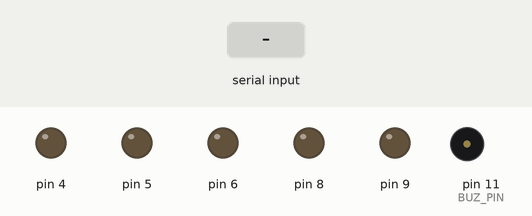
A sketch run on a simulated Arduino Uno, built with avr-gcc and run on an emulated ATmega328P. Shown: output pins drawn as LEDs (lit = HIGH), buzzer (waves = sounding). Inputs (shaded band) come from the test bench. What the sketch prints to the serial monitor is not drawn.

Above: at 1.2 s.
1.3 s: "1\n" received over Serial
Timing chart, 0 to 4.3 s (numbered marks = the images above; inputs shaded):
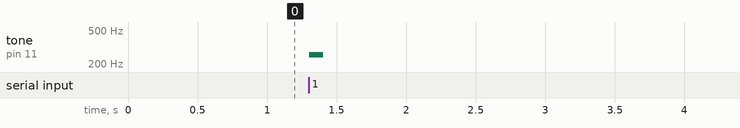

The sketch:

week3_Buzzer_Remote.ino
```cpp
// 실습 3주차 1번
// 부저 리모컨 만들기
// 시리얼 모니터에 숫자 입력 해당 동작을 한다. Serial.parseInt()사용
// 1 - 도 출력, 시리얼 모니터에 "BUZZER ON" 출력, 1을 다시 입력 "BUZZER OFF"만 출력
// 2 - 한 음을 높여 한 번 출력.
// 3 - 한 음을 낮춰 한 번 출력.
// 4 - 박자를 2배 증가 후 한번 출력. (최댓값 800)
// 5 - 박자를 2배 감소 후 한번 출력. (최솟값 200)
// 1을 제외한 동작은 부저가 "ON"상태일 때만 작동

#define BUZ_PIN 11 //- 부저 연결 핀 선언
#define DO 256	   //- 4옥타브 기준의 피아노 음계
#define RE 288
#define MI 320
#define FA 341
#define SO 384
#define LA 427
#define TI 480
#define DELAY 300
int num = 0;							   // buz on&off 조절 변수
int level = 0;							   // 음계 레벨 조절 변수
int c = 200;							   // 박자 초기값
int dore[] = {DO, RE, MI, FA, SO, LA, TI}; // 음계 배열

void setup()
{
	Serial.begin(9600); // 시리얼통신 시작
	// pinMode(pinNum, mode) : 해당 핀을 입력으로 사용할지 출력으로 사용할지 설정
	pinMode(9, OUTPUT);
	pinMode(8, OUTPUT);
	pinMode(6, OUTPUT);
	pinMode(5, OUTPUT);
	pinMode(4, OUTPUT);
}

void loop()
{
	if (Serial.available())
	{ // 데이터 존재 여부 확인

		int val = Serial.parseInt(); // 입력받은 값중 "정수값"만 읽어와서 val 변수에 저장

		if (val == 1 && num == 0)
		{ // num == 0을 받는 이유 : 1을 다시 입력했을때 종료조건을 만들어주기위해
			Serial.print("BUZZER ON\n");
			tone(BUZ_PIN, DO, 100);
			delay(100);
			num++; // 1을 처음에 입력하고 끝날때 num에 값을 1 더해주면서 num != 0 으로 만들어주기
		}
		else if (val == 1 && num == 1)
		{
			Serial.print("BUZZER OFF\n");
			num--; // num에 1을 빼주면서 시작조건으로 만들어주기
		}

		if (num == 1)
		{ // 마지막 조건인 "1을 제외한 동작은 부저가 "ON" 상태일때만 작동한다를 만족시켜주기 위해

			if (val == 2)
			{
				level++;						 // tone앞에 쓴 이유 : 2번 조건인 이전음보다 한 음 높여 출력하기 위해 배열안에 들어가는 level의 값을 1증가 시켜줌
				tone(BUZ_PIN, dore[level], 100); // tone(pinNo, frequency(진동수), duration)
				delay(100);
			}

			if (val == 3)
			{
				level--; // 3번 조건인 이전 음 보다 한 음 낮춰 출력하기 위해 배열안에 들어가는 level의 값을 1 감소시킴
				tone(BUZ_PIN, dore[level], 100);
				delay(100);
			}

			if (val == 4)
			{
				if (c <= 800)
				{			   // 박자 = 출력시간, 즉 출력시간을 조절 시켜주면 됨. 조건 : 최댓값 800으로 설정
					c = c * 2; // 박자 2배 증가하기 위해 출력시간*2
					tone(BUZ_PIN, dore[level], c);
				}
			}

			if (val == 5)
			{
				if (c >= 200)
				{			   // 조건 : 최솟값은 200으로 설정
					c = c / 2; // 박자 2배 감소하기 위해 출력시간/2
					tone(BUZ_PIN, dore[level], c);
					delay(100);
				}
			}
		}
	}
}
```

Measured:
- after the input at 1.3 s, tone on pin 11 (BUZ_PIN): silent → 256 Hz at once, → silent 0.10 s later
